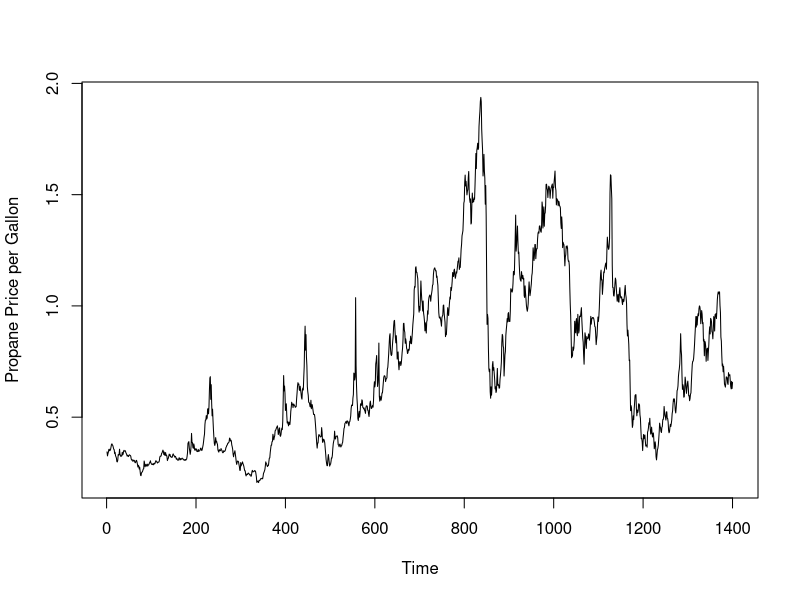
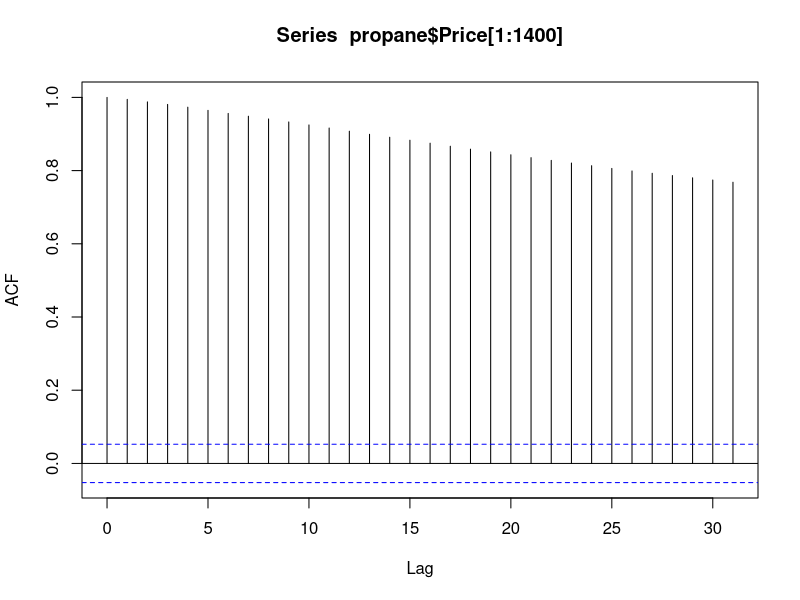
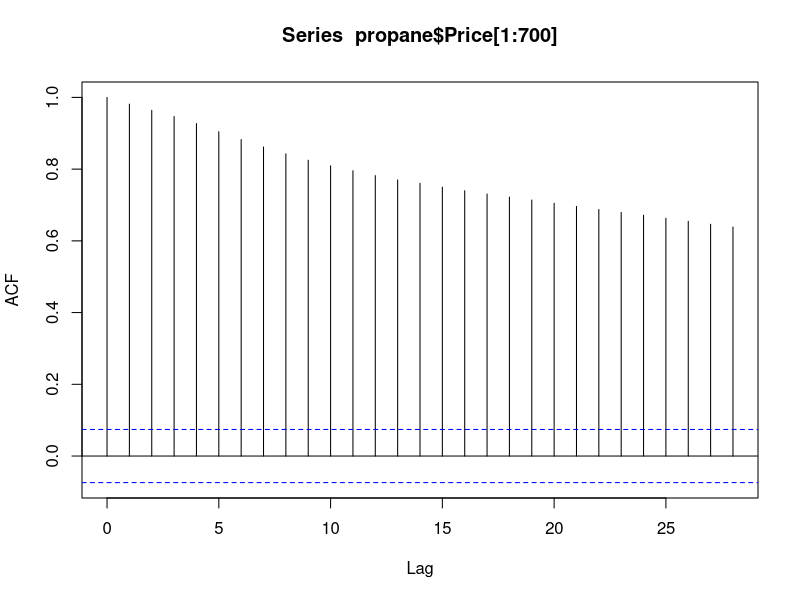
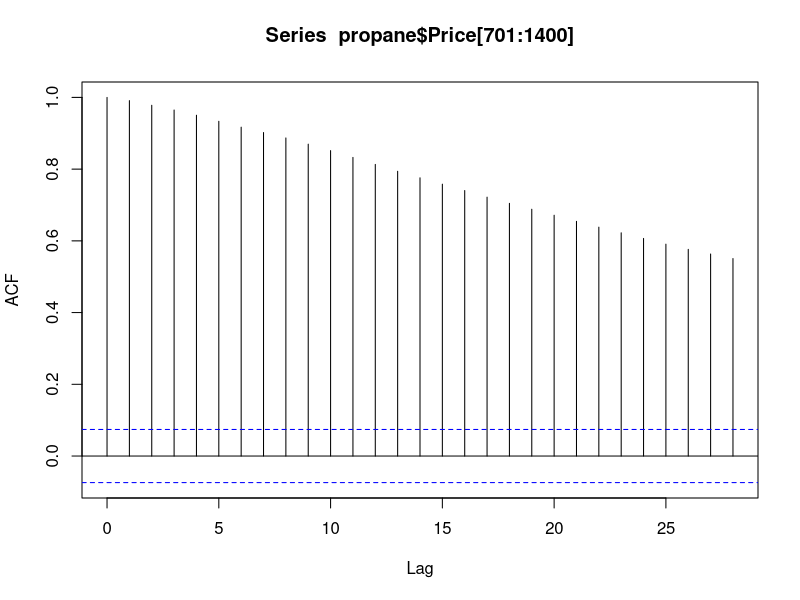

Generate these figures, in order, with R:
## ---- chunk 1
knitr::opts_chunk$set(echo = TRUE)
## ---- chunk 2
propane <- read.csv("WeeklyPropanePricesPerGallon.csv")
names(propane) <- c("Date","Price") # rename table columns
plot(1:length(propane$Price),propane$Price,type="l",xlab="Time",ylab="Propane Price per Gallon")

acf(propane$Price[1:1400])
acf(propane$Price[1:700])
acf(propane$Price[701:1400])
